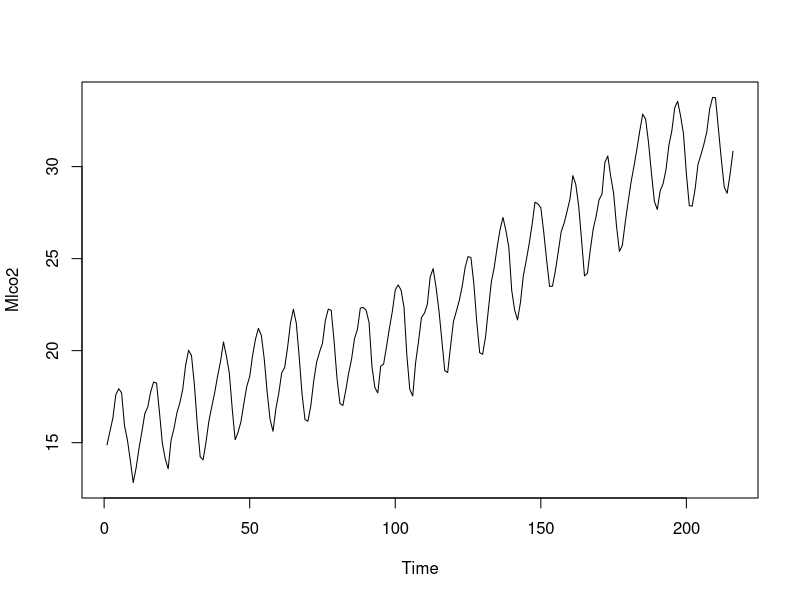
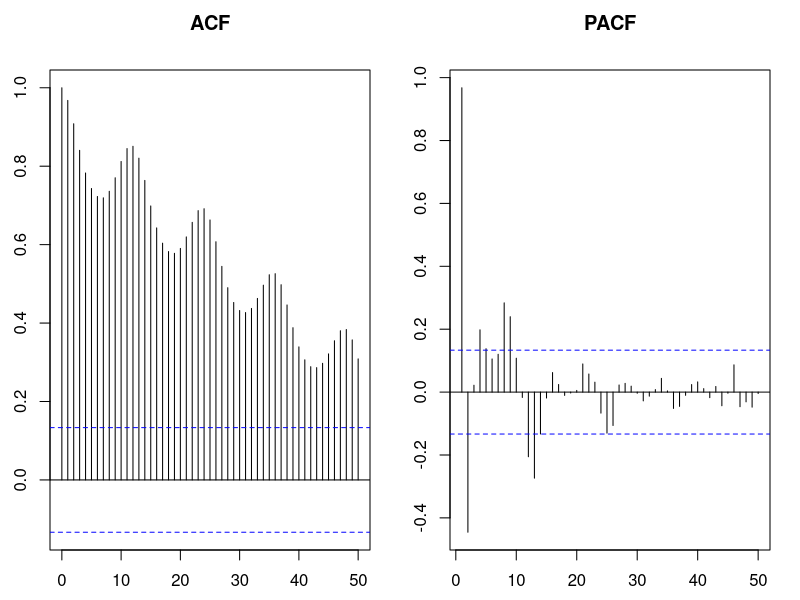
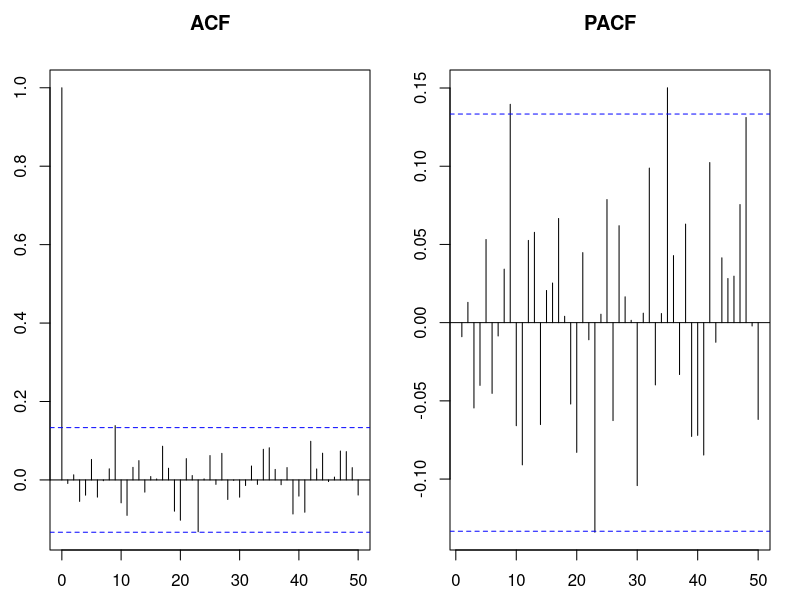
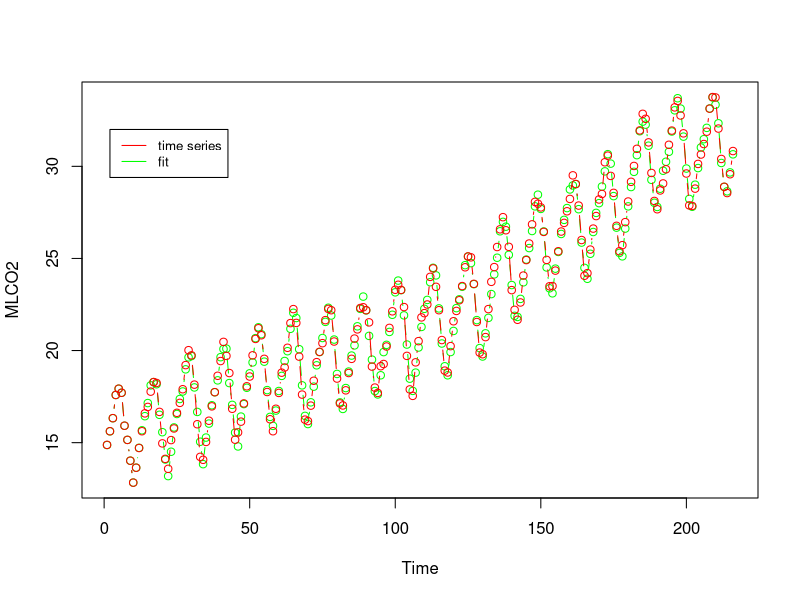
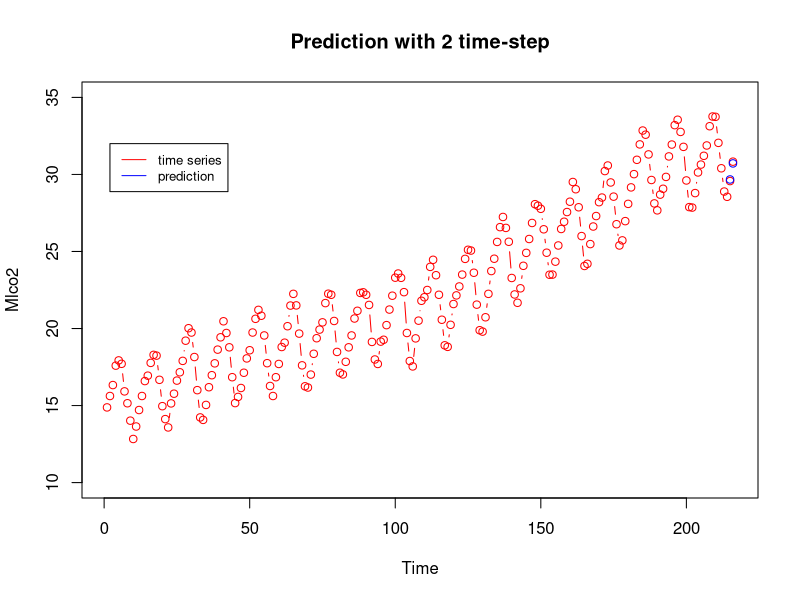
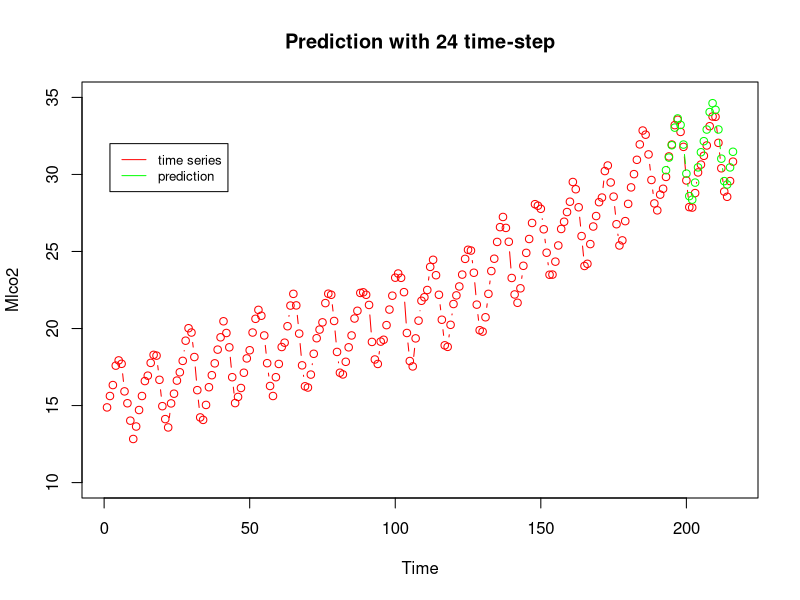
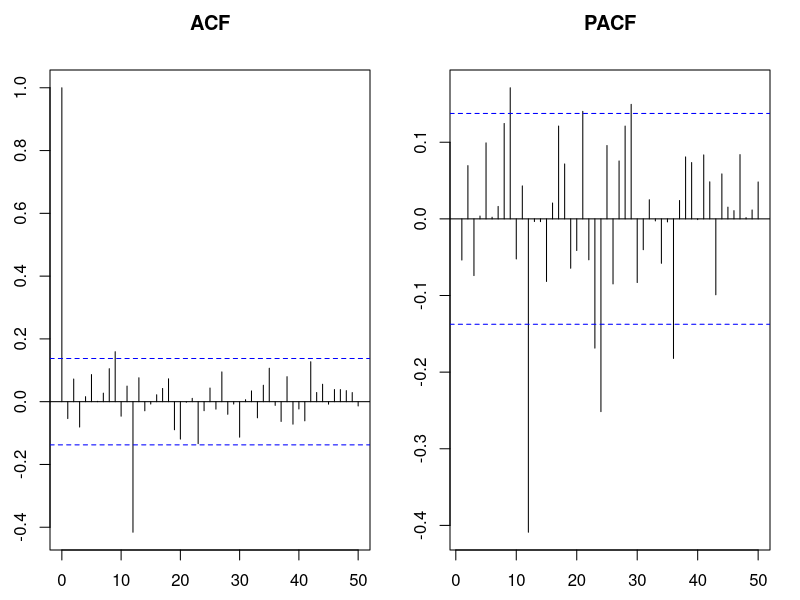

These charts were generated, in order, by the following R code:
# 4.3 a
library(forecast)

MLCO2 <- read.table("MLCO2.txt", header=T)
Mlco2 <- ts(MLCO2$MLCO2)
plot(Mlco2)

par(mfrow=c(1,2),mar=c(2.5,2.5,3.5,1.5))
acf(Mlco2,main="ACF", lag.max=50)   # No exponentially decay
pacf(Mlco2,main="PACF", lag.max=50) #cuts off after lag 2.

# remove linear upward trend and seasonality
seasonal = list(order = c(0,1,2), period=12)
test.model <- arima(Mlco2, order=c(2,1,1),seasonal)
test.model

#par(mfrow=c(1,2),mar=c(2.5,2.5,3.5,1.5))
acf(test.model$res,main="ACF", lag.max=50)   
pacf(test.model$res,main="PACF", lag.max=50)

mlco2_bl <- rep(NA,45)
k <- 5
for(i in 1:45){
  mlco2_bl[i] <- Box.test(test.model$res,lag=(i+k),fitdf=k,
                          type="Ljung-Box")$p.value
}
mlco2_bl
which(mlco2_bl <= 0.05) + k  

dev.off()
fit.model <- fitted(test.model)
plot(fit.model, type="b",col="green",xlab="Time", ylab='MLCO2')
lines(Mlco2,type='b',col='red')
legend(2,32, legend=c("time series", "fit"), col=c("red","green"),lty=c(1,1),cex=0.8)

model_plot1 <- arima(Mlco2[1:214], order=c(2,1,1),seasonal)
prediction <- forecast(model_plot1,h=2, level=FALSE)$mean
plot(Mlco2, col='red', type='b', ylim=c(10,35), main='Prediction with 2 time-step')
lines(prediction,col='blue',type='b')
legend(2,32, legend=c("time series", "prediction"), col=c('red','blue'),lty=c(1,1), cex=0.8)

model_plot2 <- arima(Mlco2[1:192], order=c(2,1,1),seasonal)
prediction <- forecast(model_plot2,h=24, level=FALSE)$mean
plot(Mlco2, col='red', type='b', ylim=c(10,35), main='Prediction with 24 time-step')
lines(prediction,col='green',type='b')
legend(2,32, legend=c("time series", "prediction"), col=c('red','green'),lty=c(1,1), cex=0.8)

# -------------------

new_mlco2 <- diff(diff(Mlco2),lag=12)
auto.model <- auto.arima(new_mlco2)
auto.model
par(mfrow=c(1,2),mar=c(2.5,2.5,3.5,1.5))
acf(auto.model$res,main="ACF", lag.max=50)   
pacf(auto.model$res,main="PACF", lag.max=50)


mlco2_test <- rep(NA,48)
k <- 2
for(i in 1:48){
  mlco2_test[i] <- Box.test(auto.model$res,lag=(i+k),fitdf=k,
                          type="Ljung-Box")$p.value
}
round(mlco2_test,3)
which(mlco2_test > 0.05) + k  

# -------------------


